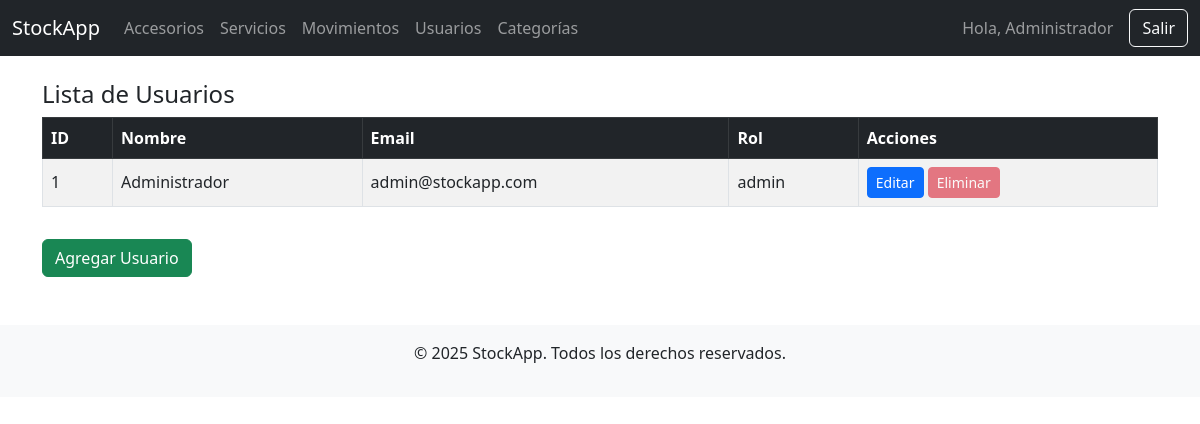
Page /usuarios/listar-ok.php (signed in) on the committed database.
### tables this page shows
CREATE TABLE `usuarios` (
  `id` int(11) NOT NULL,
  `nombre` varchar(100) NOT NULL,
  `email` varchar(100) NOT NULL,
  `password` varchar(255) NOT NULL,
  `rol` enum('admin','empleado') DEFAULT 'empleado',
  `activo` tinyint(1) DEFAULT 1,
  `creado_en` timestamp NOT NULL DEFAULT current_timestamp()
);

### usuarios/listar-ok.php (the view, shortened to what this page needs)
<?php
require_once '../config/database.php';
include '../includes/header.php';
include '../includes/navbar.php';
$usuarios = $pdo->query("SELECT id, nombre, email, rol FROM usuarios ORDER BY id")->fetchAll();
?>
<div class="container mt-4">
    <h4>Lista de Usuarios</h4>
    <div class="table-responsive">
        <table class="table table-bordered table-striped align-middle">
            <thead class="table-dark">
                <tr>
                    <th>ID</th>
                    <th>Nombre</th>
                    <th>Email</th>
                    <th>Rol</th>
                    <th>Acciones</th>
                </tr>
            </thead>
            <tbody>
                <?php foreach ($usuarios as $usuario): ?>
                    <tr>
                        <td><?= $usuario['id'] ?></td>
                        <td><?= htmlspecialchars($usuario['nombre']) ?></td>
                        <td><?= htmlspecialchars($usuario['email']) ?></td>
                        <td><?= htmlspecialchars($usuario['rol']) ?></td>
                        <td>
                            <a href="editar.php?id=<?= $usuario['id'] ?>" class="btn btn-sm btn-primary">Editar</a>
                            <?php if ($usuario['id'] == $_SESSION['usuario_id']): ?>
                                <button class="btn btn-sm btn-danger" disabled title="No puedes eliminar tu propio usuario">Eliminar</button>
                            <?php elseif ($usuario['id'] == 1): ?>
                                <button class="btn btn-sm btn-danger" disabled title="No puedes eliminar al administrador principal">Eliminar</button>
                            <?php else: ?>
                                <a href="eliminar.php?id=<?= $usuario['id'] ?>" class="btn btn-sm btn-danger"
                                   onclick="return confirm('¿Estás seguro de que deseas eliminar este usuario?')">Eliminar</a>
                            <?php endif; ?>
                        </td>
                    </tr>
                <?php endforeach; ?>
            </tbody>
        </table>
    </div>
    <a href="crear.php" class="btn btn-success mt-3">Agregar Usuario</a>
</div>
<?php include '../includes/footer.php'; ?>

### rows in the picture
usuarios: id "1", nombre "Administrador", email "admin@stockapp.com", rol "admin", shows "Eliminar"

### other values in the picture
$_SESSION['nombre'] "Administrador"
